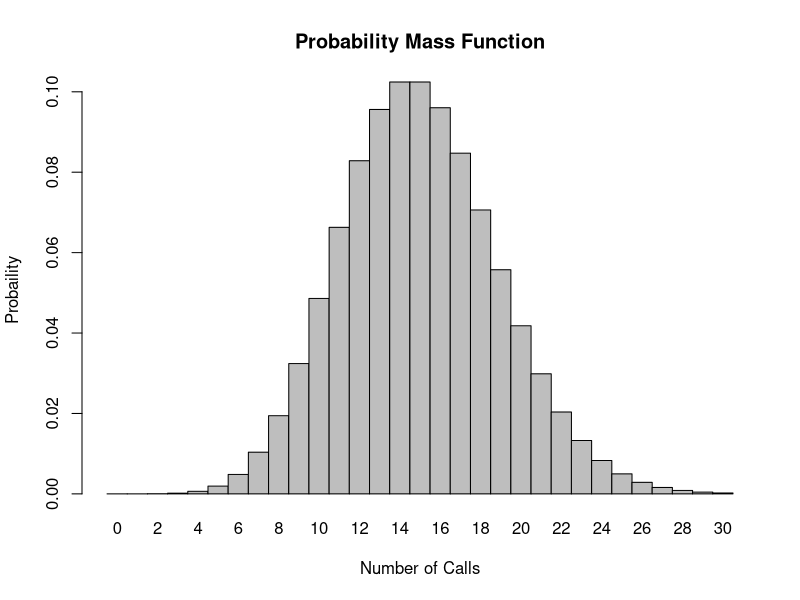
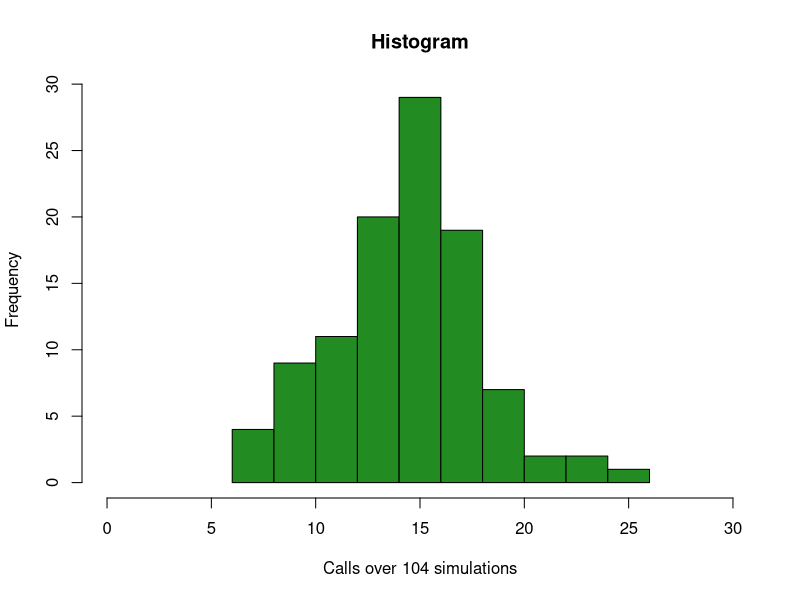

These charts were generated, in order, by the following R code:
## ---- chunk 1
#We know that the mean number of calls is 15, so lambda= 15
#We know that the number of successes should be >8 but we can't put "9:infinity" for our q value... but we can find the probability for 0:8 and then take the inverse of that for >8... lets try it!

q<- 0:8
l<- 15
prob1.2<- ppois(q, l, lower.tail = TRUE, log.p = FALSE)
prob1.2 #3.059023e-07 4.894437e-06 3.930845e-05 2.113785e-04 8.566412e-04 2.792429e-03 7.631900e-03 1.800219e-02 3.744649e-02

#If these numbes above are showing me all of the probabilities for the range of 0 - 8 calls, then I'm going to add them up and take the inverse of that number
ProbSum<- sum(prob1.2) #0.067
CallsProb<- 1 - ProbSum
CallsProb #The probability she will hear more than 8 calls = 0.933

#Overall, I have absolutely no idea if this is right. This probability seems too high to me.
#So making q= a range of values like this is useful for if you want to plot it, it gives you the probabilities for all of the numbers in that range

#Ok so based on Lara's comments, I would just do...
q<- 8
l<- 15
prob1.3<- ppois(q, l, lower.tail = FALSE)
prob1.3 #0.963

#Now I think I have a better understanding of what "lower.tail =" is actually asking. If I change the code to "lower.tail = TRUE" I get...
q<- 8
l<- 15
prob1.4<- ppois(q, l, lower.tail = TRUE)
prob1.4 #0.0375

#And then I take the inverse of it I should get the same number as prob1.3
1- prob1.4 #0.963

#Another Solution from Class:
q<- 8
lamba<- 15
1- ppois(8,15)

## ---- chunk 2
#Now we need to adjust our q value to 0 but we can keep lamda at 15
x<- 0
l<- 15
prob2<- dpois(x, l)
prob2 

#You get the same for ppois() but only because x = 0!!
prob3<- ppois(x, l)
prob3
## ---- chunk 3
#Now we can change our q value to equal 3 (note: the q value doesn't always need to be a range of numbers i.e. 0:100)
q<- 3
l<- 15
prob3<- ppois(q, lambda = l)
prob3 
## ---- chunk 4
x <- 0:30
l = 15
prob4<- dpois(x=x,lambda=l)
barplot(prob4,names.arg=x,space=0,xlab="Number of Calls",ylab="Probaility",main="Probability Mass Function")
## ---- chunk 5
#For simulations, we want to use Bootstrapping, 
#x <- 0:30
#l = 15
#set<- NULL #This is setting up a dummy variable to hold our 104 simulations
#for (i in 1:104){
   # set[i] <- ppois(q=x,lambda = l)
#}
#This does not work!!! It returns a very crazy, long error (which you see if you knit this so I'm putting putting it as non-code for now), I have no idea how to set up the bootstrapping to make this work. So I did some research and came across rpois() for simulations, hopefully this one works better

sim<- rpois(104, lambda = 15)
sim #Yes this works much better 

## ---- chunk 6
plot<- hist(sim, xlim = c(0,30), xlab = "Calls over 104 simulations", main = "Histogram", col="forestgreen")

#This histogram is pretty similar to the barplot using dpois(). They both have the highest probability/frequency around 14 calls with a range of ~5-28. The probability mass function plot is more evenly distributed across the range where the histogram is not and even has a break at 25 calls having 0 frequency.
